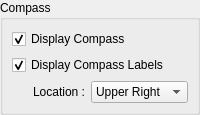
          <widget class="QGroupBox" name="groupBox17_2" >
           <property name="title" >
            <string>Compass</string>
           </property>
           <layout class="QGridLayout" >
            <property name="margin" >
             <number>9</number>
            </property>
            <property name="spacing" >
             <number>6</number>
            </property>
            <item row="2" column="0" >
             <layout class="QHBoxLayout" >
              <property name="margin" >
               <number>0</number>
              </property>
              <property name="spacing" >
               <number>6</number>
              </property>
              <item>
               <widget class="QLabel" name="textLabel1_4" >
                <property name="text" >
                 <string>Location :</string>
                </property>
                <property name="alignment" >
                 <set>Qt::AlignRight|Qt::AlignTrailing|Qt::AlignVCenter</set>
                </property>
               </widget>
              </item>
              <item>
               <widget class="QComboBox" name="compass_position_combox" >
                <item>
                 <property name="text" >
                  <string>Upper Right</string>
                 </property>
                </item>
                <item>
                 <property name="text" >
                  <string>Upper Left</string>
                 </property>
                </item>
                <item>
                 <property name="text" >
                  <string>Lower Left</string>
                 </property>
                </item>
                <item>
                 <property name="text" >
                  <string>Lower Right</string>
                 </property>
                </item>
               </widget>
              </item>
             </layout>
            </item>
            <item row="1" column="0" >
             <widget class="QCheckBox" name="display_compass_labels_checkbox" >
              <property name="toolTip" >
               <string>Show/Hide Display Compass</string>
              </property>
              <property name="text" >
               <string>Display Compass Labels</string>
              </property>
              <property name="checked" >
               <bool>true</bool>
              </property>
             </widget>
            </item>
            <item row="0" column="0" >
             <widget class="QCheckBox" name="display_compass_checkbox" >
              <property name="toolTip" >
               <string>Show/Hide Display Compass</string>
              </property>
              <property name="text" >
               <string>Display Compass</string>
              </property>
              <property name="checked" >
               <bool>true</bool>
              </property>
             </widget>
            </item>
           </layout>
          </widget>
